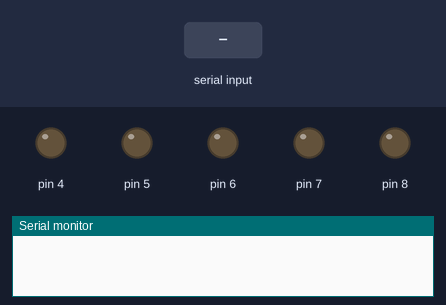
A sketch run on a simulated Arduino Uno, built with avr-gcc and run on an emulated ATmega328P. On the bench: output pins drawn as LEDs (lit = HIGH), the last lines printed to the serial monitor. The test bench sets the inputs (shaded band).

Above: at 1.2 s.
1.3 s: "90,45\n" received over the second serial link
At 1.7 s:
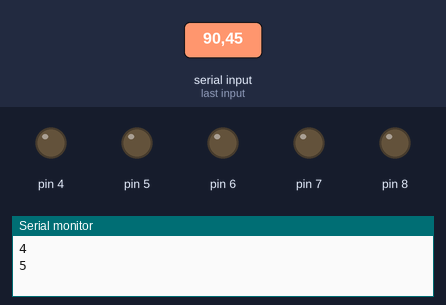
2.9 s: "30,150\n" received over the second serial link
At 3.6 s:
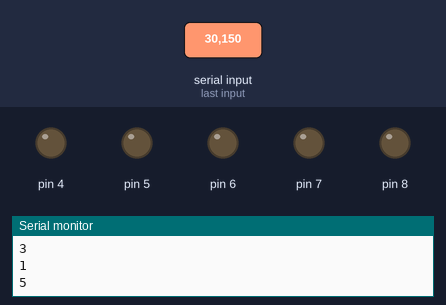
4.5 s: "2\n" received over the second serial link
At 5.9 s:
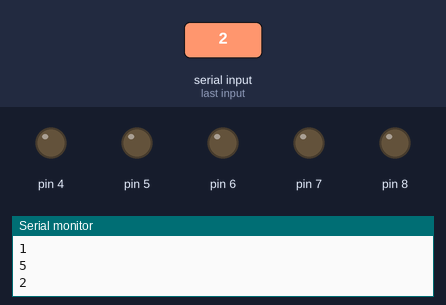
Timing chart, 0 to 7.5 s (numbered marks = the images above; inputs shaded):
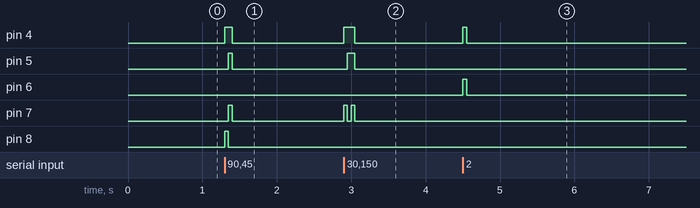

The sketch:

RemoteControlCar1-SLAVE.ino
```cpp
//Slave
#include <SoftwareSerial.h>
SoftwareSerial mySerial(2,3);  //建立軟體串列埠腳位 (RX, TX)

int delaytime = 50;

void setup() {
  Serial.begin(115200);
  mySerial.begin(115200);
  pinMode(4,OUTPUT);
  pinMode(5,OUTPUT);
  pinMode(6,OUTPUT);
  pinMode(7,OUTPUT);
  pinMode(8,OUTPUT);
  digitalWrite(4,LOW);
  digitalWrite(5,LOW);
  digitalWrite(6,LOW);
  digitalWrite(7,LOW);
  digitalWrite(8,LOW);
}

void loop() {
  int input = mySerial.read()-48;
  if(input == 1){
    digitalWrite(4,HIGH);
    digitalWrite(5,HIGH);
    digitalWrite(6,LOW);
    digitalWrite(7,LOW);
    digitalWrite(8,LOW);
    Serial.println(input);
    delay(delaytime);
  }
  else if(input == 2){
    digitalWrite(4,HIGH);
    digitalWrite(5,LOW);
    digitalWrite(6,HIGH);
    digitalWrite(7,LOW);
    digitalWrite(8,LOW);
    Serial.println(input);
    delay(delaytime);
  }
  else if(input == 3){
    digitalWrite(4,HIGH);
    digitalWrite(5,LOW);
    digitalWrite(6,LOW);
    digitalWrite(7,HIGH);
    digitalWrite(8,LOW);
    Serial.println(input);
    delay(delaytime);
  }
  else if(input == 4){
    digitalWrite(4,HIGH);
    digitalWrite(5,LOW);
    digitalWrite(6,LOW);
    digitalWrite(7,LOW);
    digitalWrite(8,HIGH);
    Serial.println(input);
    delay(delaytime);
  }
  else if(input == 5){
    digitalWrite(4,HIGH);
    digitalWrite(5,HIGH);
    digitalWrite(6,LOW);
    digitalWrite(7,HIGH);
    digitalWrite(8,LOW);
    Serial.println(input);
    delay(delaytime);
  }
  else if(input == 6){
    digitalWrite(4,HIGH);
    digitalWrite(5,HIGH);
    digitalWrite(6,LOW);
    digitalWrite(7,LOW);
    digitalWrite(8,HIGH);
    Serial.println(input);
    delay(delaytime);
  }
  else if(input == 7){
    digitalWrite(4,HIGH);
    digitalWrite(5,LOW);
    digitalWrite(6,HIGH);
    digitalWrite(7,HIGH);
    digitalWrite(8,LOW);
    Serial.println(input);
    delay(delaytime);
  }
  else if(input == 8){
    digitalWrite(4,HIGH);
    digitalWrite(5,LOW);
    digitalWrite(6,HIGH);
    digitalWrite(7,LOW);
    digitalWrite(8,HIGH);
    Serial.println(input);
    delay(delaytime);
  }
  else{
    digitalWrite(4,LOW);
    digitalWrite(5,LOW);
    digitalWrite(6,LOW);
    digitalWrite(7,LOW);
    digitalWrite(8,LOW);
  }
}
```

Measured:
- after the input at 1.3 s, pin 4: LOW → HIGH at once, → LOW 0.10 s later; pin 5, pin 7: LOW → HIGH after 0.05 s, → LOW 0.05 s later; pin 8: LOW → HIGH at once, → LOW 0.05 s later
- after the input at 2.9 s, pin 4: LOW → HIGH at once, → LOW 0.15 s later; pin 5: LOW → HIGH after 0.05 s, → LOW 0.10 s later; pin 7: alternates HIGH for 0.05 s and LOW for 0.05 s, 4 changes in all, then stays LOW, starting at once
- after the input at 4.5 s, pin 4, pin 6: LOW → HIGH at once, → LOW 0.05 s later
